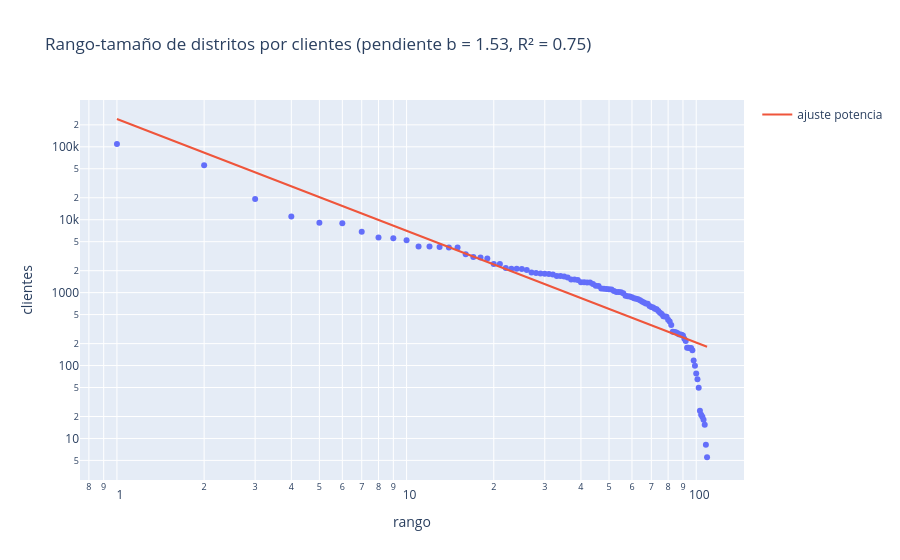

Write notebook code for a chart like this one.
### Markdown cell above
## 6. Distribución del tamaño de los distritos (ley rango-tamaño)
Si el número de clientes por distrito sigue una ley de potencia, en escala log-log la relación
rango-tamaño es aproximadamente lineal: log(clientes) = a − b·log(rango).

### Code cell
rs = ind[["distrito", "clientes"]].sort_values("clientes", ascending=False).reset_index(drop=True)
rs["rango"] = np.arange(1, len(rs) + 1)
reg = stats.linregress(np.log(rs["rango"]), np.log(rs["clientes"]))
fig = px.scatter(rs, x="rango", y="clientes", log_x=True, log_y=True, hover_name="distrito",
                 title=f"Rango-tamaño de distritos por clientes (pendiente b = {-reg.slope:.2f}, R² = {reg.rvalue**2:.2f})")
fig.add_scatter(x=rs["rango"], y=np.exp(reg.intercept + reg.slope * np.log(rs["rango"])), mode="lines",
                name="ajuste potencia")
fig.show()

### Figure 1 — Plotly figure (JSON) as saved in the notebook; plotly's stock layout.template omitted (floating-point values rounded to 4 significant figures)
{"data": [{"hovertemplate": "<b>%{hovertext}</b><br><br>rango=%{x}<br>clientes=%{y}<extra></extra>", "hovertext": ["JULIACA", "PUNO", "ILAVE", "AZANGARO", "AYAVIRI", "HUANCANE", "JULI", "YUNGUYO", "DESAGUADERO", "ANANEA", "MOHO", "ASILLO", "SAN MIGUEL", "LAMPA", "PUTINA", "SAMAN", "CARACOTO", "CAPACHICA", "CRUCERO", "SANDIA", "ACORA", "ZEPITA", "CHUPA", "MACARI", "ORURILLO", "TARACO", "COATA", "NUÑOA", "POMATA", "OLLACHEA", "PUTINA PUNCU", "JOSE DOMINGO CHOQUEHUANCA", "SANTA ROSA", "SANTIAGO DE PUPUJA", "PEDRO VILCA APAZA", "AMANTANI", "MUÑANI", "CABANILLA", "PUCARA", "MAÑAZO", "ANTAUTA", "CABANILLAS", "UMACHIRI", "HUACULLANI", "CABANA", "ALTO INAMBARI", "SANTA ROSA", "ARAPA", "HUATA", "QUILCAPUNCU", "LLALLI", "ATUNCOLLA", "SAN GABAN", "VILQUE CHICO", "COJATA", "PICHACANI", "CALAPUJA", "PLATERIA", "OCUVIRI", "HUATASANI", "HUAYRAPATA", "CHUCUITO", "VILQUE", "ACHAYA", "PUSI", "PISACOMA", "AJOYANI", "SINA", "PAUCARCOLLA", "CAMINACA", "TIQUILLACA", "POTONI", "INCHUPALLA", "CUPI", "CONIMA", "SAN JOSE", "SAN ANTON", "PILCUYO", "CONDURIRI", "SANTA LUCIA", "PARATIA", "NICASIO", "QUIACA", "TIRAPATA", "COASA", "CUTURAPI", "CUYOCUYO", "SAN ANTONIO", "CAPASO", "SAN JUAN DE SALINAS", "YANAHUAYA", "SAN JUAN DEL ORO", "PATAMBUCO", "TINICACHI", "ROSASPATA", "PALCA", "COPANI", "VILAVILA", "AYAPATA", "TILALI", "KELLUYO", "ITUATA", "PHARA", "UNICACHI", "CORANI", "ANAPIA", "MACUSANI", "USICAYOS", "OLLARAYA"], "legendgroup": "", "marker": {"color": "#636efa", "symbol": "circle"}, "mode": "markers", "name": "", "orientation": "v", "showlegend": false, "type": "scatter", "x": [1, 2, 3, 4, 5, 6, 7, 8, 9, 10, 11, 12, 13, 14, 15, 16, 17, 18, 19, 20, 21, 22, 23, 24, 25, 26, 27, 28, 29, 30, 31, 32, 33, 34, 35, 36, 37, 38, 39, 40, 41, 42, 43, 44, 45, 46, 47, 48, 49, 50, 51, 52, 53, 54, 55, 56, 57, 58, 59, 60, 61, 62, 63, 64, 65, 66, 67, 68, 69, 70, 71, 72, 73, 74, 75, 76, 77, 78, 79, 80, 81, 82, 83, 84, 85, 86, 87, 88, 89, 90, 91, 92, 93, 94, 95, 96, 97, 98, 99, 100, 101, 102, 103, 104, 105, 106, 107, 108, 109], "xaxis": "x", "y": [109400.0, 55970.0, 19280.0, 11070.0, 9092.0, 8956.0, 6837.0, 5719.0, 5577.0, 5218.0, 4300.0, 4300.0, 4217.0, 4161.0, 4147.0, 3362.0, 3074.0, 3045.0, 2940.0, 2477.0, 2477.0, 2181.0, 2119.0, 2118.0, 2104.0, 2036.0, 1886.0, 1858.0, 1823.0, 1817.0, 1802.0, 1778.0, 1694.0, 1691.0, 1663.0, 1610.0, 1514.0, 1513.0, 1485.0, 1392.0, 1384.0, 1377.0, 1374.0, 1316.0, 1243.0, 1235.0, 1141.0, 1129.0, 1119.0, 1116.0, 1106.0, 1057.0, 1022.0, 1019.0, 1011.0, 980.9, 904.6, 890.7, 886.0, 862.9, 838.9, 825.5, 814.3, 787.4, 758.4, 734.7, 707.6, 702.5, 653.8, 637.2, 623.0, 602.3, 592.2, 558.6, 530.8, 507.9, 475.9, 470.0, 466.4, 424.7, 402.9, 359.7, 291.3, 288.7, 287.1, 280.4, 268.7, 266.2, 263.8, 257.5, 232.4, 216.4, 176.1, 176.0, 174.1, 174.1, 162.4, 117.0, 99.0, 78.0, 65.02, 49.43, 23.98, 21.14, 19.88, 18.05, 15.48, 8.19, 5.524], "yaxis": "y"}, {"mode": "lines", "name": "ajuste potencia", "type": "scatter", "x": [1, 2, 3, 4, 5, 6, 7, 8, 9, 10, 11, 12, 13, 14, 15, 16, 17, 18, 19, 20, 21, 22, 23, 24, 25, 26, 27, 28, 29, 30, 31, 32, 33, 34, 35, 36, 37, 38, 39, 40, 41, 42, 43, 44, 45, 46, 47, 48, 49, 50, 51, 52, 53, 54, 55, 56, 57, 58, 59, 60, 61, 62, 63, 64, 65, 66, 67, 68, 69, 70, 71, 72, 73, 74, 75, 76, 77, 78, 79, 80, 81, 82, 83, 84, 85, 86, 87, 88, 89, 90, 91, 92, 93, 94, 95, 96, 97, 98, 99, 100, 101, 102, 103, 104, 105, 106, 107, 108, 109], "y": [240800.0, 83190.0, 44680.0, 28750.0, 20420.0, 15440.0, 12190.0, 9934.0, 8293.0, 7056.0, 6097.0, 5335.0, 4719.0, 4212.0, 3790.0, 3433.0, 3128.0, 2865.0, 2638.0, 2438.0, 2262.0, 2107.0, 1968.0, 1844.0, 1732.0, 1631.0, 1539.0, 1456.0, 1379.0, 1309.0, 1245.0, 1186.0, 1131.0, 1081.0, 1034.0, 990.2, 949.4, 911.4, 875.8, 842.5, 811.2, 781.8, 754.1, 727.9, 703.3, 680.0, 657.9, 637.0, 617.2, 598.4, 580.5, 563.5, 547.3, 531.8, 517.0, 503.0, 489.5, 476.6, 464.3, 452.5, 441.2, 430.3, 419.9, 409.9, 400.2, 391.0, 382.1, 373.5, 365.2, 357.2, 349.6, 342.1, 335.0, 328.1, 321.4, 314.9, 308.7, 302.6, 296.8, 291.1, 285.6, 280.3, 275.1, 270.1, 265.3, 260.6, 256.0, 251.5, 247.2, 243.0, 238.9, 235.0, 231.1, 227.3, 223.7, 220.1, 216.7, 213.3, 210.0, 206.8, 203.6, 200.6, 197.6, 194.7, 191.9, 189.1, 186.4, 183.8, 181.2]}], "layout": {"legend": {"tracegroupgap": 0}, "title": {"text": "Rango-tamaño de distritos por clientes (pendiente b = 1.53, R² = 0.75)"}, "xaxis": {"anchor": "y", "domain": [0, 1], "title": {"text": "rango"}, "type": "log"}, "yaxis": {"anchor": "x", "domain": [0, 1], "title": {"text": "clientes"}, "type": "log"}}}
